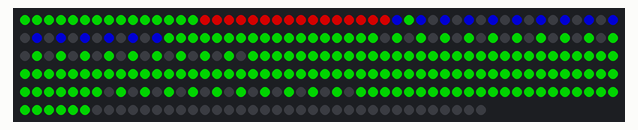
The sketch below on a simulated Arduino Uno, built with avr-gcc and run on an emulated ATmega328P. Shown: 289 RGB LEDs in strip order, left to right, continuing on the next row. Dim RGB values are drawn brighter than linear.

Above: at 3.2 s.

The sketch:

LightBall2.ino
```cpp
#include<FastLED.h>

#define NUM_LEDS 289
#define NUM_PARTS 26
#define LED_PIN 6
#define BRIGHTNESS 128

CRGB leds[NUM_LEDS];

int lights[NUM_PARTS][3] = {
  { 0, 9, 1 },
  { 9, 6, 1 },
  { 15, 16, 1 }, // large ball 1 outside
  { 31, 31, 2 }, // large ball 1 inside
  { 62, 8, 1 },
  { 70, 9, 1 },
  { 79, 20, 2 }, // small ball 2 inside
  { 99, 20, 2 }, // small ball 3 inside
  { 119, 9, 1 },
  { 128, 7, 1 },
  { 135, 6, 1 },
  { 141, 8, 1 },
  { 149, 7, 1 },
  { 156, 9, 1 },
  { 165, 5, 1 },
  { 170, 5, 1 },
  { 175, 8, 1 },
  { 183, 6, 1 },
  { 189, 5, 1 },
  { 194, 12, 1 },
  { 206, 23, 2 }, // large ball 4 outside
  { 229, 8, 1 }, // large ball 4 inside
  { 237, 27, 1 },
  { 264, 14, 1 }, // large ball 5 inside
  { 278, 6, 1 }, // large ball 5 outside
  { 284, 5, 1 }
};

void setup() {
  Serial.begin(115200);
  FastLED.addLeds<NEOPIXEL,LED_PIN>(leds, NUM_LEDS);
  FastLED.setBrightness(BRIGHTNESS);
  resetLights();
  setColorAll(0,255,0);
  setColor(2,255,0,0);
  setColor(3,0,0,255);
}

void loop(){
}

void setColor(uint8_t i, uint8_t r, uint8_t g, uint8_t b){
  uint8_t steps = lights[i][1];
  uint8_t inc = lights[i][2];
  for (uint8_t j = 0; j < steps; j+=inc){
    uint8_t index = lights[i][0] + j;
    leds[index] = CRGB(r, g, b);
    FastLED.show();
  }
}

void setColorAll(uint8_t r, uint8_t g, uint8_t b){
  for (uint8_t i = 0; i < NUM_PARTS; i++){
    setColor(i,r,g,b);
  }
}

void resetLights(){
  FastLED.clear();
  FastLED.show();
}
```
